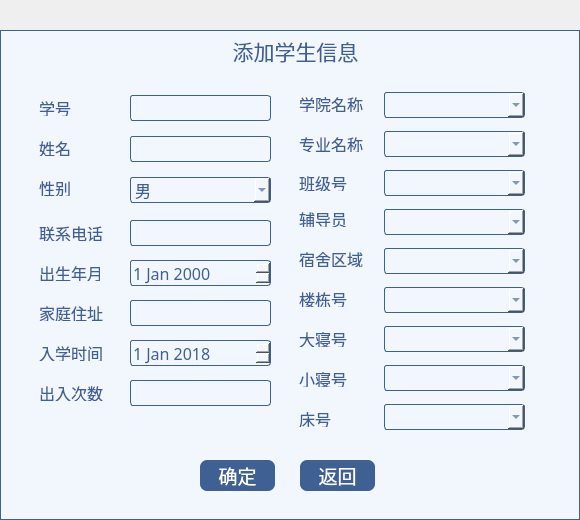
<?xml version="1.0" encoding="UTF-8"?>
<ui version="4.0">
 <class>Admin_AddArchive</class>
 <widget class="QWidget" name="Admin_AddArchive">
  <property name="geometry">
   <rect>
    <x>0</x>
    <y>0</y>
    <width>580</width>
    <height>520</height>
   </rect>
  </property>
  <property name="font">
   <font>
    <family>黑体</family>
    <pointsize>12</pointsize>
   </font>
  </property>
  <property name="windowTitle">
   <string>Form</string>
  </property>
  <property name="styleSheet">
   <string notr="true">color:#3e6093;</string>
  </property>
  <widget class="QLabel" name="label">
   <property name="geometry">
    <rect>
     <x>220</x>
     <y>30</y>
     <width>151</width>
     <height>41</height>
    </rect>
   </property>
   <property name="font">
    <font>
     <family>黑体</family>
     <pointsize>16</pointsize>
     <weight>50</weight>
     <bold>false</bold>
    </font>
   </property>
   <property name="styleSheet">
    <string notr="true">color:#3e6093;</string>
   </property>
   <property name="lineWidth">
    <number>1</number>
   </property>
   <property name="midLineWidth">
    <number>0</number>
   </property>
   <property name="text">
    <string>添加学生信息</string>
   </property>
   <property name="textFormat">
    <enum>Qt::AutoText</enum>
   </property>
   <property name="alignment">
    <set>Qt::AlignCenter</set>
   </property>
   <property name="margin">
    <number>0</number>
   </property>
   <property name="indent">
    <number>-1</number>
   </property>
  </widget>
  <widget class="QWidget" name="widget_2" native="true">
   <property name="geometry">
    <rect>
     <x>290</x>
     <y>70</y>
     <width>261</width>
     <height>381</height>
    </rect>
   </property>
   <property name="sizePolicy">
    <sizepolicy hsizetype="Preferred" vsizetype="Fixed">
     <horstretch>0</horstretch>
     <verstretch>0</verstretch>
    </sizepolicy>
   </property>
   <widget class="QLabel" name="label_15">
    <property name="geometry">
     <rect>
      <x>9</x>
      <y>261</y>
      <width>61</width>
      <height>16</height>
     </rect>
    </property>
    <property name="font">
     <font>
      <family>黑体</family>
      <pointsize>12</pointsize>
     </font>
    </property>
    <property name="styleSheet">
     <string notr="true">color:#3e6093;</string>
    </property>
    <property name="text">
     <string>大寝号</string>
    </property>
   </widget>
   <widget class="QComboBox" name="comboBox_dorm2">
    <property name="geometry">
     <rect>
      <x>94</x>
      <y>217</y>
      <width>141</width>
      <height>26</height>
     </rect>
    </property>
    <property name="font">
     <font>
      <family>黑体</family>
      <pointsize>12</pointsize>
     </font>
    </property>
    <property name="styleSheet">
     <string notr="true">QComboBox{border-radius:3px;
border:1px solid #3e6093;
background:#f2f6fd;}


QComboBox::drop-down {
width:24px;
border-image:url(:/res/所有下拉框.png);
}  

QComboBox:hover{
background:#d9e4f5;
}

QComboBox:pressed{
background:#bac9e0;
}</string>
    </property>
   </widget>
   <widget class="QComboBox" name="comboBox_dean4">
    <property name="geometry">
     <rect>
      <x>94</x>
      <y>139</y>
      <width>141</width>
      <height>26</height>
     </rect>
    </property>
    <property name="font">
     <font>
      <family>黑体</family>
      <pointsize>12</pointsize>
     </font>
    </property>
    <property name="styleSheet">
     <string notr="true">QComboBox{border-radius:3px;
border:1px solid #3e6093;
background:#f2f6fd;}


QComboBox::drop-down {
width:24px;
border-image:url(:/res/所有下拉框.png);
}  

QComboBox:hover{
background:#d9e4f5;
}

QComboBox:pressed{
background:#bac9e0;
}</string>
    </property>
   </widget>
   <widget class="QComboBox" name="comboBox_dorm">
    <property name="geometry">
     <rect>
      <x>94</x>
      <y>178</y>
      <width>141</width>
      <height>26</height>
     </rect>
    </property>
    <property name="font">
     <font>
      <family>黑体</family>
      <pointsize>12</pointsize>
     </font>
    </property>
    <property name="styleSheet">
     <string notr="true">QComboBox{border-radius:3px;
border:1px solid #3e6093;
background:#f2f6fd;}


QComboBox::drop-down {
width:24px;
border-image:url(:/res/所有下拉框.png);
}  

QComboBox:hover{
background:#d9e4f5;
}

QComboBox:pressed{
background:#bac9e0;
}</string>
    </property>
   </widget>
   <widget class="QComboBox" name="comboBox_dean2">
    <property name="geometry">
     <rect>
      <x>94</x>
      <y>61</y>
      <width>141</width>
      <height>26</height>
     </rect>
    </property>
    <property name="styleSheet">
     <string notr="true">QComboBox{border-radius:3px;
border:1px solid #3e6093;
background:#f2f6fd;}


QComboBox::drop-down {
width:24px;
border-image:url(:/res/所有下拉框.png);
}  

QComboBox:hover{
background:#d9e4f5;
}

QComboBox:pressed{
background:#bac9e0;
}</string>
    </property>
   </widget>
   <widget class="QComboBox" name="comboBox_dorm3">
    <property name="geometry">
     <rect>
      <x>94</x>
      <y>256</y>
      <width>141</width>
      <height>26</height>
     </rect>
    </property>
    <property name="font">
     <font>
      <family>黑体</family>
      <pointsize>12</pointsize>
     </font>
    </property>
    <property name="styleSheet">
     <string notr="true">QComboBox{border-radius:3px;
border:1px solid #3e6093;
background:#f2f6fd;}


QComboBox::drop-down {
width:24px;
border-image:url(:/res/所有下拉框.png);
}  

QComboBox:hover{
background:#d9e4f5;
}

QComboBox:pressed{
background:#bac9e0;
}</string>
    </property>
   </widget>
   <widget class="QLabel" name="label_13">
    <property name="geometry">
     <rect>
      <x>9</x>
      <y>181</y>
      <width>71</width>
      <height>16</height>
     </rect>
    </property>
    <property name="font">
     <font>
      <family>黑体</family>
      <pointsize>12</pointsize>
     </font>
    </property>
    <property name="styleSheet">
     <string notr="true">color:#3e6093;</string>
    </property>
    <property name="text">
     <string>宿舍区域</string>
    </property>
   </widget>
   <widget class="QLabel" name="label_17">
    <property name="geometry">
     <rect>
      <x>9</x>
      <y>341</y>
      <width>61</width>
      <height>16</height>
     </rect>
    </property>
    <property name="font">
     <font>
      <family>黑体</family>
      <pointsize>12</pointsize>
     </font>
    </property>
    <property name="styleSheet">
     <string notr="true">color:#3e6093;</string>
    </property>
    <property name="text">
     <string>床号</string>
    </property>
   </widget>
   <widget class="QComboBox" name="comboBox_dean3">
    <property name="geometry">
     <rect>
      <x>94</x>
      <y>100</y>
      <width>141</width>
      <height>26</height>
     </rect>
    </property>
    <property name="font">
     <font>
      <family>黑体</family>
      <pointsize>12</pointsize>
     </font>
    </property>
    <property name="styleSheet">
     <string notr="true">QComboBox{border-radius:3px;
border:1px solid #3e6093;
background:#f2f6fd;}


QComboBox::drop-down {
width:24px;
border-image:url(:/res/所有下拉框.png);
}  

QComboBox:hover{
background:#d9e4f5;
}

QComboBox:pressed{
background:#bac9e0;
}</string>
    </property>
   </widget>
   <widget class="QLabel" name="label_16">
    <property name="geometry">
     <rect>
      <x>9</x>
      <y>301</y>
      <width>61</width>
      <height>16</height>
     </rect>
    </property>
    <property name="font">
     <font>
      <family>黑体</family>
      <pointsize>12</pointsize>
     </font>
    </property>
    <property name="styleSheet">
     <string notr="true">color:#3e6093;</string>
    </property>
    <property name="text">
     <string>小寝号</string>
    </property>
   </widget>
   <widget class="QLabel" name="label_14">
    <property name="geometry">
     <rect>
      <x>9</x>
      <y>221</y>
      <width>81</width>
      <height>16</height>
     </rect>
    </property>
    <property name="font">
     <font>
      <family>黑体</family>
      <pointsize>12</pointsize>
     </font>
    </property>
    <property name="styleSheet">
     <string notr="true">color:#3e6093;</string>
    </property>
    <property name="text">
     <string>楼栋号</string>
    </property>
   </widget>
   <widget class="QLabel" name="label_10">
    <property name="geometry">
     <rect>
      <x>9</x>
      <y>66</y>
      <width>81</width>
      <height>16</height>
     </rect>
    </property>
    <property name="font">
     <font>
      <family>黑体</family>
      <pointsize>12</pointsize>
     </font>
    </property>
    <property name="styleSheet">
     <string notr="true">color:#3e6093;</string>
    </property>
    <property name="text">
     <string>专业名称</string>
    </property>
   </widget>
   <widget class="QComboBox" name="comboBox_dorm4">
    <property name="geometry">
     <rect>
      <x>94</x>
      <y>295</y>
      <width>141</width>
      <height>26</height>
     </rect>
    </property>
    <property name="font">
     <font>
      <family>黑体</family>
      <pointsize>12</pointsize>
     </font>
    </property>
    <property name="styleSheet">
     <string notr="true">QComboBox{border-radius:3px;
border:1px solid #3e6093;
background:#f2f6fd;}


QComboBox::drop-down {
width:24px;
border-image:url(:/res/所有下拉框.png);
}  

QComboBox:hover{
background:#d9e4f5;
}

QComboBox:pressed{
background:#bac9e0;
}</string>
    </property>
   </widget>
   <widget class="QComboBox" name="comboBox_dean">
    <property name="geometry">
     <rect>
      <x>94</x>
      <y>22</y>
      <width>141</width>
      <height>26</height>
     </rect>
    </property>
    <property name="font">
     <font>
      <family>黑体</family>
      <pointsize>12</pointsize>
     </font>
    </property>
    <property name="styleSheet">
     <string notr="true">QComboBox{border-radius:3px;
border:1px solid #3e6093;
background:#f2f6fd;}


QComboBox::drop-down {
width:24px;
border-image:url(:/res/所有下拉框.png);
}  

QComboBox:hover{
background:#d9e4f5;
}

QComboBox:pressed{
background:#bac9e0;
}</string>
    </property>
   </widget>
   <widget class="QLabel" name="label_12">
    <property name="geometry">
     <rect>
      <x>9</x>
      <y>141</y>
      <width>71</width>
      <height>16</height>
     </rect>
    </property>
    <property name="font">
     <font>
      <family>黑体</family>
      <pointsize>12</pointsize>
     </font>
    </property>
    <property name="styleSheet">
     <string notr="true">color:#3e6093;</string>
    </property>
    <property name="text">
     <string>辅导员</string>
    </property>
   </widget>
   <widget class="QComboBox" name="comboBox_dorm5">
    <property name="geometry">
     <rect>
      <x>94</x>
      <y>334</y>
      <width>141</width>
      <height>26</height>
     </rect>
    </property>
    <property name="font">
     <font>
      <family>黑体</family>
      <pointsize>12</pointsize>
     </font>
    </property>
    <property name="styleSheet">
     <string notr="true">QComboBox{border-radius:3px;
border:1px solid #3e6093;
background:#f2f6fd;}


QComboBox::drop-down {
width:24px;
border-image:url(:/res/所有下拉框.png);
}  

QComboBox:hover{
background:#d9e4f5;
}

QComboBox:pressed{
background:#bac9e0;
}</string>
    </property>
   </widget>
   <widget class="QLabel" name="label_11">
    <property name="geometry">
     <rect>
      <x>9</x>
      <y>105</y>
      <width>81</width>
      <height>16</height>
     </rect>
    </property>
    <property name="font">
     <font>
      <family>黑体</family>
      <pointsize>12</pointsize>
     </font>
    </property>
    <property name="styleSheet">
     <string notr="true">color:#3e6093;</string>
    </property>
    <property name="text">
     <string>班级号</string>
    </property>
   </widget>
   <widget class="QLabel" name="label_9">
    <property name="geometry">
     <rect>
      <x>9</x>
      <y>26</y>
      <width>71</width>
      <height>16</height>
     </rect>
    </property>
    <property name="font">
     <font>
      <family>黑体</family>
      <pointsize>12</pointsize>
     </font>
    </property>
    <property name="styleSheet">
     <string notr="true">color:#3e6093;</string>
    </property>
    <property name="text">
     <string>学院名称</string>
    </property>
   </widget>
  </widget>
  <widget class="QWidget" name="widget_3" native="true">
   <property name="geometry">
    <rect>
     <x>30</x>
     <y>69</y>
     <width>261</width>
     <height>361</height>
    </rect>
   </property>
   <property name="sizePolicy">
    <sizepolicy hsizetype="Preferred" vsizetype="Fixed">
     <horstretch>0</horstretch>
     <verstretch>0</verstretch>
    </sizepolicy>
   </property>
   <widget class="QLabel" name="label_3">
    <property name="geometry">
     <rect>
      <x>9</x>
      <y>71</y>
      <width>31</width>
      <height>16</height>
     </rect>
    </property>
    <property name="font">
     <font>
      <family>黑体</family>
      <pointsize>12</pointsize>
     </font>
    </property>
    <property name="styleSheet">
     <string notr="true">color:#3e6093;</string>
    </property>
    <property name="text">
     <string>姓名</string>
    </property>
   </widget>
   <widget class="QLabel" name="label_5">
    <property name="geometry">
     <rect>
      <x>9</x>
      <y>111</y>
      <width>41</width>
      <height>16</height>
     </rect>
    </property>
    <property name="font">
     <font>
      <family>黑体</family>
      <pointsize>12</pointsize>
     </font>
    </property>
    <property name="styleSheet">
     <string notr="true">color:#3e6093;</string>
    </property>
    <property name="text">
     <string>性别</string>
    </property>
   </widget>
   <widget class="QLabel" name="label_6">
    <property name="geometry">
     <rect>
      <x>9</x>
      <y>156</y>
      <width>71</width>
      <height>16</height>
     </rect>
    </property>
    <property name="font">
     <font>
      <family>黑体</family>
      <pointsize>12</pointsize>
     </font>
    </property>
    <property name="styleSheet">
     <string notr="true">color:#3e6093;</string>
    </property>
    <property name="text">
     <string>联系电话</string>
    </property>
   </widget>
   <widget class="QLineEdit" name="lineEdit_phone">
    <property name="geometry">
     <rect>
      <x>100</x>
      <y>151</y>
      <width>141</width>
      <height>26</height>
     </rect>
    </property>
    <property name="font">
     <font>
      <family>黑体</family>
      <pointsize>12</pointsize>
     </font>
    </property>
    <property name="styleSheet">
     <string notr="true">border-radius:3px;
border:1px solid #3e6093;
background:#f2f6fd;</string>
    </property>
   </widget>
   <widget class="QLabel" name="label_4">
    <property name="geometry">
     <rect>
      <x>9</x>
      <y>196</y>
      <width>61</width>
      <height>16</height>
     </rect>
    </property>
    <property name="font">
     <font>
      <family>黑体</family>
      <pointsize>12</pointsize>
     </font>
    </property>
    <property name="styleSheet">
     <string notr="true">color:#3e6093;</string>
    </property>
    <property name="text">
     <string>出生年月</string>
    </property>
   </widget>
   <widget class="QLabel" name="label_7">
    <property name="geometry">
     <rect>
      <x>9</x>
      <y>236</y>
      <width>71</width>
      <height>16</height>
     </rect>
    </property>
    <property name="font">
     <font>
      <family>黑体</family>
      <pointsize>12</pointsize>
     </font>
    </property>
    <property name="styleSheet">
     <string notr="true">color:#3e6093;</string>
    </property>
    <property name="text">
     <string>家庭住址</string>
    </property>
   </widget>
   <widget class="QLabel" name="label_8">
    <property name="geometry">
     <rect>
      <x>9</x>
      <y>276</y>
      <width>71</width>
      <height>16</height>
     </rect>
    </property>
    <property name="font">
     <font>
      <family>黑体</family>
      <pointsize>12</pointsize>
     </font>
    </property>
    <property name="styleSheet">
     <string notr="true">color:#3e6093;</string>
    </property>
    <property name="text">
     <string>入学时间</string>
    </property>
   </widget>
   <widget class="QLabel" name="label_18">
    <property name="geometry">
     <rect>
      <x>9</x>
      <y>316</y>
      <width>71</width>
      <height>16</height>
     </rect>
    </property>
    <property name="font">
     <font>
      <family>黑体</family>
      <pointsize>12</pointsize>
     </font>
    </property>
    <property name="styleSheet">
     <string notr="true">color:#3e6093;</string>
    </property>
    <property name="text">
     <string>出入次数</string>
    </property>
   </widget>
   <widget class="QLineEdit" name="lineEdit_num">
    <property name="geometry">
     <rect>
      <x>100</x>
      <y>311</y>
      <width>141</width>
      <height>26</height>
     </rect>
    </property>
    <property name="font">
     <font>
      <family>黑体</family>
      <pointsize>12</pointsize>
     </font>
    </property>
    <property name="styleSheet">
     <string notr="true">border-radius:3px;
border:1px solid #3e6093;
background:#f2f6fd;</string>
    </property>
   </widget>
   <widget class="QLabel" name="label_2">
    <property name="geometry">
     <rect>
      <x>9</x>
      <y>31</y>
      <width>41</width>
      <height>16</height>
     </rect>
    </property>
    <property name="font">
     <font>
      <family>黑体</family>
      <pointsize>12</pointsize>
     </font>
    </property>
    <property name="styleSheet">
     <string notr="true">color:#3e6093;</string>
    </property>
    <property name="text">
     <string>学号</string>
    </property>
   </widget>
   <widget class="QDateEdit" name="dateEdit_2">
    <property name="geometry">
     <rect>
      <x>100</x>
      <y>271</y>
      <width>141</width>
      <height>26</height>
     </rect>
    </property>
    <property name="font">
     <font>
      <family>黑体</family>
      <pointsize>12</pointsize>
     </font>
    </property>
    <property name="styleSheet">
     <string notr="true">QDateEdit{
border-radius:3px;
border:1px solid #3e6093;
background:#f2f6fd;}

QDateEdit::down-button{
width:19px;
border-image:url(:/res/弹框界面 (2).png);
}

QDateEdit::up-button {
width:20px;
border-image:url(:/res/弹框界面 (3).png);
}

QDateEdit::down-button:hover{
background:#d9e4f5;
}

QDateEdit::down-button:pressed{
background:#bac9e0;
}

QDateEdit::up-button:hover{
background:#d9e4f5;
}

QDateEdit::up-button:pressed{
background:#bac9e0;
}</string>
    </property>
    <property name="dateTime">
     <datetime>
      <hour>0</hour>
      <minute>0</minute>
      <second>0</second>
      <year>2018</year>
      <month>1</month>
      <day>1</day>
     </datetime>
    </property>
   </widget>
   <widget class="QLineEdit" name="lineEdit_address">
    <property name="geometry">
     <rect>
      <x>100</x>
      <y>231</y>
      <width>141</width>
      <height>26</height>
     </rect>
    </property>
    <property name="font">
     <font>
      <family>黑体</family>
      <pointsize>12</pointsize>
     </font>
    </property>
    <property name="styleSheet">
     <string notr="true">border-radius:3px;
border:1px solid #3e6093;
background:#f2f6fd;</string>
    </property>
   </widget>
   <widget class="QDateEdit" name="dateEdit">
    <property name="geometry">
     <rect>
      <x>100</x>
      <y>191</y>
      <width>141</width>
      <height>26</height>
     </rect>
    </property>
    <property name="font">
     <font>
      <family>黑体</family>
      <pointsize>12</pointsize>
     </font>
    </property>
    <property name="styleSheet">
     <string notr="true">QDateEdit{
border-radius:3px;
border:1px solid #3e6093;
background:#f2f6fd;}

QDateEdit::down-button{
width:19px;
border-image:url(:/res/弹框界面 (2).png);
}

QDateEdit::up-button {
width:20px;
border-image:url(:/res/弹框界面 (3).png);
}

QDateEdit::down-button:hover{
background:#d9e4f5;
}

QDateEdit::down-button:pressed{
background:#bac9e0;
}

QDateEdit::up-button:hover{
background:#d9e4f5;
}

QDateEdit::up-button:pressed{
background:#bac9e0;
}</string>
    </property>
   </widget>
   <widget class="QComboBox" name="comboBox">
    <property name="geometry">
     <rect>
      <x>100</x>
      <y>108</y>
      <width>141</width>
      <height>26</height>
     </rect>
    </property>
    <property name="font">
     <font>
      <family>黑体</family>
      <pointsize>12</pointsize>
     </font>
    </property>
    <property name="styleSheet">
     <string notr="true">QComboBox{border-radius:3px;
border:1px solid #3e6093;
background:#f2f6fd;}


QComboBox::drop-down {
width:24px;
border-image:url(:/res/所有下拉框.png);
}  

QComboBox:hover{
background:#d9e4f5;
}

QComboBox:pressed{
background:#bac9e0;
}</string>
    </property>
    <item>
     <property name="text">
      <string>男</string>
     </property>
    </item>
    <item>
     <property name="text">
      <string>女</string>
     </property>
    </item>
   </widget>
   <widget class="QLineEdit" name="lineEdit_name">
    <property name="geometry">
     <rect>
      <x>100</x>
      <y>67</y>
      <width>141</width>
      <height>26</height>
     </rect>
    </property>
    <property name="font">
     <font>
      <family>黑体</family>
      <pointsize>12</pointsize>
     </font>
    </property>
    <property name="styleSheet">
     <string notr="true">border-radius:3px;
border:1px solid #3e6093;
background:#f2f6fd;</string>
    </property>
   </widget>
   <widget class="QLineEdit" name="lineEdit_id">
    <property name="geometry">
     <rect>
      <x>100</x>
      <y>26</y>
      <width>141</width>
      <height>26</height>
     </rect>
    </property>
    <property name="font">
     <font>
      <family>黑体</family>
      <pointsize>12</pointsize>
     </font>
    </property>
    <property name="styleSheet">
     <string notr="true">border-radius:3px;
border:1px solid #3e6093;
background:#f2f6fd;</string>
    </property>
   </widget>
  </widget>
  <widget class="QPushButton" name="pushButton">
   <property name="geometry">
    <rect>
     <x>200</x>
     <y>460</y>
     <width>75</width>
     <height>31</height>
    </rect>
   </property>
   <property name="font">
    <font>
     <family>黑体</family>
     <pointsize>14</pointsize>
    </font>
   </property>
   <property name="styleSheet">
    <string notr="true">QPushButton{
color:#ffffff;
background-color:#3e6093;
border-radius:7px;
}

QPushButton:hover{
background:#2c466c;
}

QPushButton:pressed{
background:#253b5b;
}</string>
   </property>
   <property name="text">
    <string>确定</string>
   </property>
  </widget>
  <widget class="QPushButton" name="pushButton_2">
   <property name="geometry">
    <rect>
     <x>300</x>
     <y>460</y>
     <width>75</width>
     <height>31</height>
    </rect>
   </property>
   <property name="font">
    <font>
     <family>黑体</family>
     <pointsize>14</pointsize>
    </font>
   </property>
   <property name="styleSheet">
    <string notr="true">QPushButton{
color:#ffffff;
background-color:#3e6093;
border-radius:7px;
}

QPushButton:hover{
background:#2c466c;
}

QPushButton:pressed{
background:#253b5b;
}</string>
   </property>
   <property name="text">
    <string>返回</string>
   </property>
  </widget>
  <widget class="QLabel" name="label_result">
   <property name="geometry">
    <rect>
     <x>20</x>
     <y>460</y>
     <width>171</width>
     <height>31</height>
    </rect>
   </property>
   <property name="font">
    <font>
     <family>黑体</family>
     <pointsize>12</pointsize>
    </font>
   </property>
   <property name="styleSheet">
    <string notr="true">color:#3e6093;</string>
   </property>
   <property name="text">
    <string/>
   </property>
   <property name="alignment">
    <set>Qt::AlignRight|Qt::AlignTrailing|Qt::AlignVCenter</set>
   </property>
  </widget>
  <widget class="QWidget" name="widget" native="true">
   <property name="geometry">
    <rect>
     <x>0</x>
     <y>30</y>
     <width>580</width>
     <height>490</height>
    </rect>
   </property>
   <property name="styleSheet">
    <string notr="true">background:#f2f6fd;
border:1px solid #3e6093;</string>
   </property>
  </widget>
  <zorder>widget</zorder>
  <zorder>label</zorder>
  <zorder>widget_2</zorder>
  <zorder>widget_3</zorder>
  <zorder>pushButton</zorder>
  <zorder>pushButton_2</zorder>
  <zorder>label_result</zorder>
 </widget>
 <tabstops>
  <tabstop>lineEdit_id</tabstop>
  <tabstop>lineEdit_name</tabstop>
  <tabstop>comboBox</tabstop>
  <tabstop>lineEdit_phone</tabstop>
  <tabstop>dateEdit</tabstop>
  <tabstop>lineEdit_address</tabstop>
  <tabstop>dateEdit_2</tabstop>
  <tabstop>lineEdit_num</tabstop>
  <tabstop>comboBox_dean</tabstop>
  <tabstop>comboBox_dean2</tabstop>
  <tabstop>comboBox_dean3</tabstop>
  <tabstop>comboBox_dean4</tabstop>
  <tabstop>comboBox_dorm</tabstop>
  <tabstop>comboBox_dorm2</tabstop>
  <tabstop>comboBox_dorm3</tabstop>
  <tabstop>comboBox_dorm4</tabstop>
  <tabstop>comboBox_dorm5</tabstop>
  <tabstop>pushButton</tabstop>
  <tabstop>pushButton_2</tabstop>
 </tabstops>
 <resources/>
 <connections/>
</ui>
